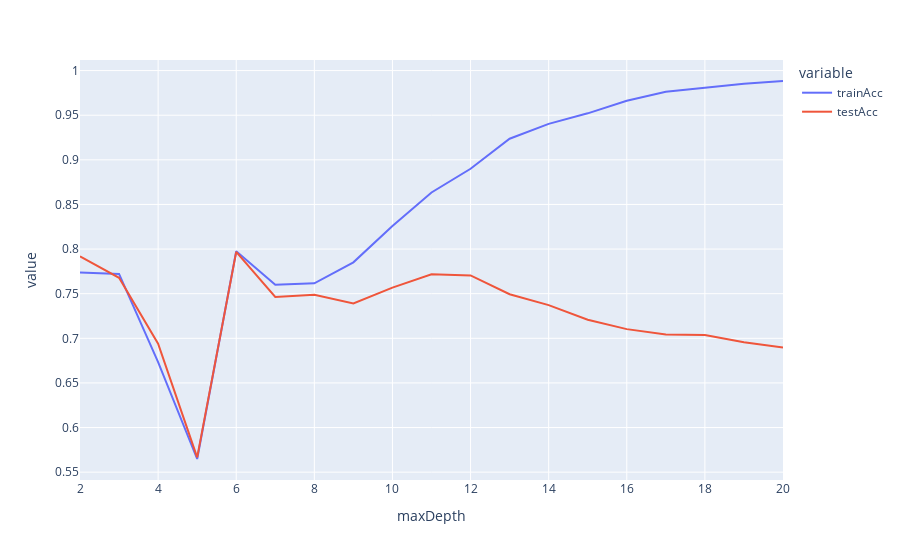

Notebook source saved alongside this figure:
### Markdown cell above
Let's visualize our results

### Code cell
# Convert to Pandas DataFrame
df = pd.DataFrame()
df["maxDepth"] = maxDepths
df["trainAcc"] = train_accs
df["testAcc"] = test_accs

# Visualize the results above
px.line(df, x="maxDepth", y=["trainAcc", "testAcc"])

### Figure 1 — Plotly figure (JSON) as saved in the notebook; plotly's stock layout.template omitted (floating-point values rounded to 4 significant figures)
{"data": [{"hovertemplate": "variable=trainAcc<br>maxDepth=%{x}<br>value=%{y}<extra></extra>", "legendgroup": "trainAcc", "line": {"color": "#636efa", "dash": "solid"}, "marker": {"symbol": "circle"}, "mode": "lines", "name": "trainAcc", "orientation": "v", "showlegend": true, "type": "scatter", "x": [2, 3, 4, 5, 6, 7, 8, 9, 10, 11, 12, 13, 14, 15, 16, 17, 18, 19, 20], "xaxis": "x", "y": [0.7738, 0.7721, 0.6732, 0.5647, 0.7976, 0.76, 0.7616, 0.7851, 0.8259, 0.8634, 0.89, 0.9237, 0.9403, 0.9521, 0.9662, 0.9763, 0.9807, 0.9854, 0.9883], "yaxis": "y"}, {"hovertemplate": "variable=testAcc<br>maxDepth=%{x}<br>value=%{y}<extra></extra>", "legendgroup": "testAcc", "line": {"color": "#EF553B", "dash": "solid"}, "marker": {"symbol": "circle"}, "mode": "lines", "name": "testAcc", "orientation": "v", "showlegend": true, "type": "scatter", "x": [2, 3, 4, 5, 6, 7, 8, 9, 10, 11, 12, 13, 14, 15, 16, 17, 18, 19, 20], "xaxis": "x", "y": [0.7919, 0.7678, 0.6939, 0.5665, 0.7968, 0.7464, 0.7487, 0.739, 0.7568, 0.7718, 0.7705, 0.7494, 0.7372, 0.7209, 0.7103, 0.7043, 0.7036, 0.6957, 0.6896], "yaxis": "y"}], "layout": {"legend": {"title": {"text": "variable"}, "tracegroupgap": 0}, "margin": {"t": 60}, "xaxis": {"anchor": "y", "domain": [0, 1], "title": {"text": "maxDepth"}}, "yaxis": {"anchor": "x", "domain": [0, 1], "title": {"text": "value"}}}}
